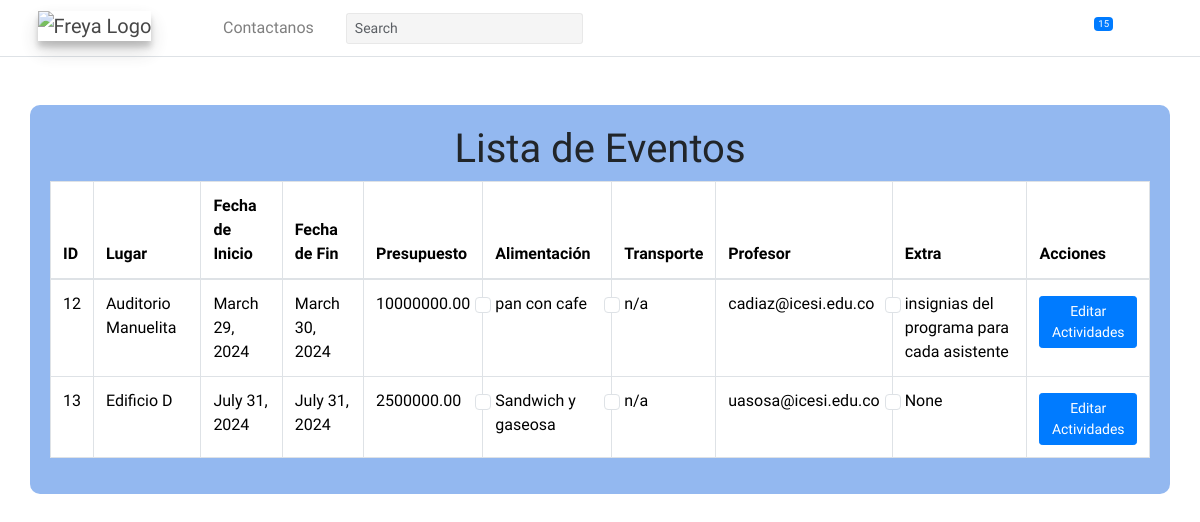
Page /event-list/ (signed in) on the committed database.
### myapp/models.py (models this page shows, shortened)
class EventRequest(models.Model):
    usuario = models.ForeignKey(User, null=True, on_delete=models.CASCADE)
    lugar = models.CharField(max_length=200)
    fecha_inicio = models.DateField()
    fecha_fin = models.DateField()
    presupuesto = models.DecimalField(max_digits=10, decimal_places=2)
    alimentacion = models.CharField(max_length=200)
    transporte = models.CharField(max_length=200)
    profesor = models.CharField(null=True, max_length=200)
    estado_solicitud = models.CharField(null=True, max_length=200, default='Pendiente')
    extra = models.CharField(null = True, max_length = 200)

### myapp/views.py (the view)
# urls.py: path('event-list/', views.eventList, name = 'event-list'),
@login_required
def eventList(request):
    eventos = EventRequest.objects.filter(estado_solicitud = 'aprobada')
    return render(request, 'eventsList.html', {'eventos': eventos})

### myapp/templates/eventsList.html (shortened to what this page needs)
{% load static %}
<!DOCTYPE html>
<html lang="es">
<head>
    <link rel="stylesheet" href="{% static 'lib/bootstrap-5.3.3-dist/css/bootstrap.min.css' %}">
    <link rel="stylesheet" href="{% static 'lib/bootstrap-5.3.3-dist/css/bootstrap.css' %}">
</head>
<body>
    {% include 'layouts/header1.html' %}
    {% block content %}
    <div class="container mt-5" style="background-color: #93b8f0; border-radius: 10px; padding: 20px;">
        <h1 class="text-center">Lista de Eventos</h1>
        <div class="table-responsive">
            <table class="table table-bordered">
                <thead>
                    <tr>
                        <th>ID</th>
                        <th>Lugar</th>
                        <th>Fecha de Inicio</th>
                        <th>Fecha de Fin</th>
                        <th>Presupuesto</th>
                        <th>Alimentación</th>
                        <th>Transporte</th>
                        <th>Profesor</th>
                        <th>Extra</th>
                        <th>Acciones</th>
                    </tr>
                </thead>
                <tbody>
                    {% for evento in eventos %}
                    <tr>
                        <td>{{ evento.id }}</td>
                        <td>{{ evento.lugar }}</td>
                        <td>{{ evento.fecha_inicio }}</td>
                        <td>{{ evento.fecha_fin }}</td>
                        <td>{{ evento.presupuesto }}</td>
                        <td>
                            <input class="form-check-input" type="checkbox" id="check_alimentacion_{{ evento.id }}">
                            <label class="form-check-label" for="check_alimentacion_{{ evento.id }}">
                                {{ evento.alimentacion }}
                            </label>
                        </td>
                        <td>
                            <input class="form-check-input" type="checkbox" id="check_transporte_{{ evento.id }}">
                            <label class="form-check-label" for="check_transporte_{{ evento.id }}">
                                {{ evento.transporte }}
                            </label>
                        </td>
                        <td>{{ evento.profesor }}</td>
                        <td>
                            <input class="form-check-input" type="checkbox" id="check_extra_{{ evento.id }}">
                            <label class="form-check-label" for="check_extra_{{ evento.id }}">
                                {{ evento.extra }}
                            </label>
                        </td>
                        <td>
                            <button type="button" class="btn btn-primary btn-sm mt-1" data-bs-toggle="modal" data-bs-target="#editarActividades{{ evento.id }}">
                                Editar Actividades
                            </button>
                        </td>
                    </tr>
                    {% endfor %}
                </tbody>
            </table>
        </div>
    </div>
    {% endblock %}
</body>
</html>

### rows in the picture
EventRequest: id "12", lugar "Auditorio Manuelita", fecha_inicio "March 29, 2024", fecha_fin "March 30, 2024", presupuesto "10000000.00", alimentacion "pan con cafe", transporte "n/a", profesor "cadiaz@icesi.edu.co", extra "insignias del programa para cada asistente"
EventRequest: id "13", lugar "Edificio D", fecha_inicio "July 31, 2024", fecha_fin "July 31, 2024", presupuesto "2500000.00", alimentacion "Sandwich y gaseosa", transporte "n/a", profesor "uasosa@icesi.edu.co", extra "None"
